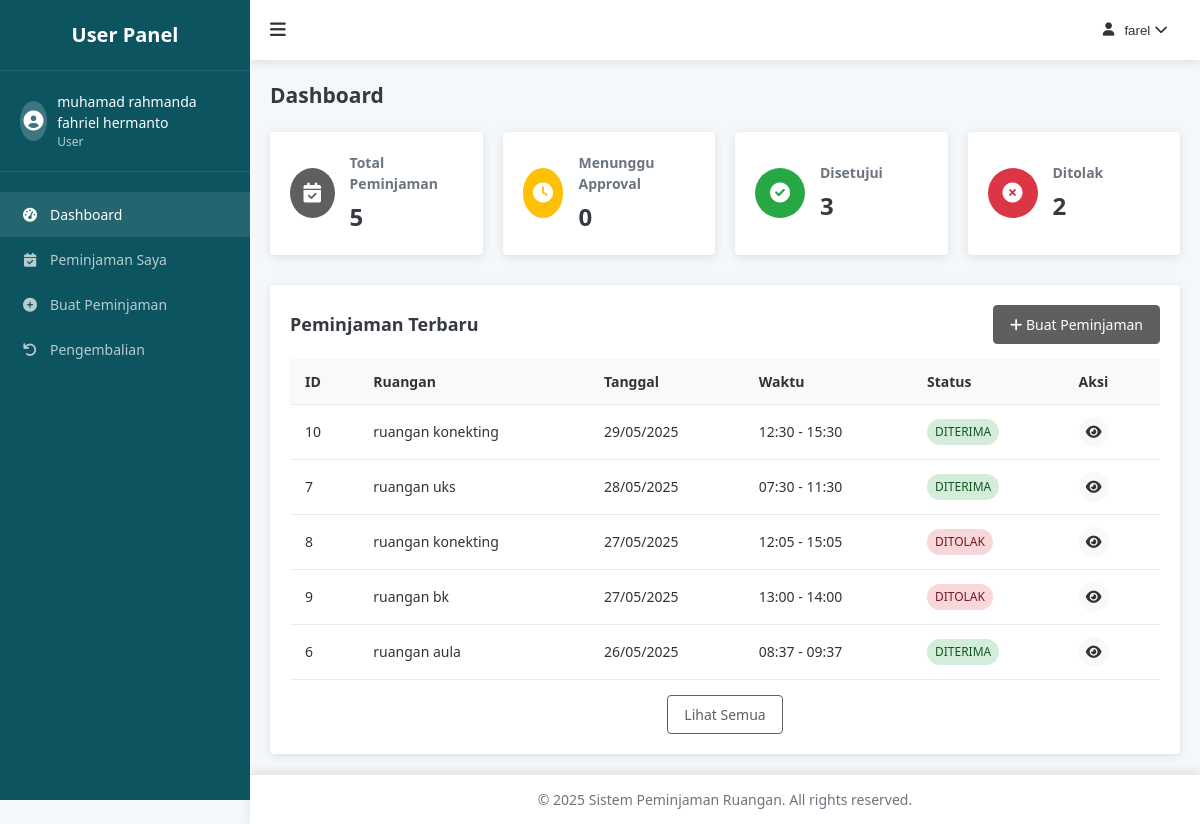
/user/dashboard.php (signed in), run on the app's committed database.
### tables this page shows
CREATE TABLE `peminjaman_ruangan` (
  `peminjaman_id` int NOT NULL,
  `user_id` int NOT NULL,
  `ruangan_id` int NOT NULL,
  `tanggal` varchar(500) NOT NULL,
  `waktu_mulai` varchar(60) NOT NULL,
  `durasi_pinjam` varchar(20) NOT NULL,
  `waktu_selesai` varchar(40) NOT NULL,
  `status` varchar(100) NOT NULL,
  `return_status` enum('BELUM_DIKEMBALIKAN','PENGAJUAN','DIKEMBALIKAN') DEFAULT 'BELUM_DIKEMBALIKAN',
  `return_date` datetime DEFAULT NULL,
  `return_condition` text
);

CREATE TABLE `ruangan` (
  `ruangan_id` int NOT NULL,
  `nama_ruangan` varchar(200) NOT NULL,
  `lokasi` varchar(400) NOT NULL,
  `kapasitas` int NOT NULL
);

### config/functions.php (called while the page is built, shortened)
<?php
function sanitize($data) {
    global $conn;
    $data = trim($data);
    $data = stripslashes($data);
    $data = htmlspecialchars($data);
    $data = $conn->real_escape_string($data);
    return $data;
}
function getBookingsByUserId($userId) {
    global $conn;
    $userId = sanitize($userId);
    $query = "SELECT p.*, r.nama_ruangan
              FROM peminjaman_ruangan p
              JOIN ruangan r ON p.ruangan_id = r.ruangan_id
              WHERE p.user_id = '$userId'
              ORDER BY p.tanggal DESC, p.waktu_mulai ASC";
    $result = $conn->query($query);
    $bookings = [];
    if ($result->num_rows > 0) {
        while ($row = $result->fetch_assoc()) {
            $bookings[] = $row;
        }
    }
    return $bookings;
}
?>

### user/dashboard.php (the view, shortened to what this page needs)
<?php
require_once '../config/database.php';
require_once '../config/functions.php';
$userId = $_SESSION['user_id'];
$userBookings = getBookingsByUserId($userId);
$recentBookings = array_slice($userBookings, 0, 5);
$pendingCount = 0;
$approvedCount = 0;
$rejectedCount = 0;
foreach ($userBookings as $booking) {
    if ($booking['status'] === 'MENUNGGU') {
        $pendingCount++;
    } elseif ($booking['status'] === 'DITERIMA') {
        $approvedCount++;
    } elseif ($booking['status'] === 'DITOLAK') {
        $rejectedCount++;
    }
}
?>
<!DOCTYPE html>
<html lang="en">
<head>
    <link rel="stylesheet" href="../assets/css/style.css">
    <link rel="stylesheet" href="../assets/css/user.css">
    <link rel="stylesheet" href="https://cdnjs.cloudflare.com/ajax/libs/font-awesome/6.0.0-beta3/css/all.min.css">
</head>
<body>
    <div class="user-container">
        <?php include 'includes/sidebar.php'; ?>
        <div class="user-content">
            <?php include 'includes/header.php'; ?>
            <main class="user-main">
                <h2>Dashboard</h2>
                <div class="dashboard-stats">
                    <div class="stat-card">
                        <div class="stat-icon">
                            <i class="fas fa-calendar-check"></i>
                        </div>
                        <div class="stat-info">
                            <h3>Total Peminjaman</h3>
                            <p><?php echo count($userBookings); ?></p>
                        </div>
                    </div>
                    <div class="stat-card">
                        <div class="stat-icon pending">
                            <i class="fas fa-clock"></i>
                        </div>
                        <div class="stat-info">
                            <h3>Menunggu Approval</h3>
                            <p><?php echo $pendingCount; ?></p>
                        </div>
                    </div>
                    <div class="stat-card">
                        <div class="stat-icon approved">
                            <i class="fas fa-check-circle"></i>
                        </div>
                        <div class="stat-info">
                            <h3>Disetujui</h3>
                            <p><?php echo $approvedCount; ?></p>
                        </div>
                    </div>
                    <div class="stat-card">
                        <div class="stat-icon rejected">
                            <i class="fas fa-times-circle"></i>
                        </div>
                        <div class="stat-info">
                            <h3>Ditolak</h3>
                            <p><?php echo $rejectedCount; ?></p>
                        </div>
                    </div>
                </div>
                <div class="dashboard-sections">
                    <div class="dashboard-section">
                        <div class="section-header">
                            <h3>Peminjaman Terbaru</h3>
                            <a href="create-booking.php" class="btn btn-primary">
                                <i class="fas fa-plus"></i> Buat Peminjaman
                            </a>
                        </div>
                        <div class="table-responsive">
                            <table>
                                <thead>
                                    <tr>
                                        <th>ID</th>
                                        <th>Ruangan</th>
                                        <th>Tanggal</th>
                                        <th>Waktu</th>
                                        <th>Status</th>
                                        <th>Aksi</th>
                                    </tr>
                                </thead>
                                <tbody>
                                    <?php if (empty($recentBookings)): ?>
                                        <tr>
                                            <td colspan="6" class="text-center">Belum ada peminjaman.</td>
                                        </tr>
                                    <?php else: ?>
                                        <?php foreach ($recentBookings as $booking): ?>
                                            <tr>
                                                <td><?php echo $booking['peminjaman_id']; ?></td>
                                                <td><?php echo $booking['nama_ruangan']; ?></td>
                                                <td><?php echo date('d/m/Y', strtotime($booking['tanggal'])); ?></td>
                                                <td><?php echo $booking['waktu_mulai'] . ' - ' . $booking['waktu_selesai']; ?></td>
                                                <td>
                                                    <span class="status-badge status-<?php echo strtolower($booking['status']); ?>">
                                                        <?php echo $booking['status']; ?>
                                                    </span>
                                                </td>
                                                <td>
                                                    <a href="booking-detail.php?id=<?php echo $booking['peminjaman_id']; ?>" class="btn-icon" title="Detail">
                                                        <i class="fas fa-eye"></i>
                                                    </a>
                                                </td>
                                            </tr>
                                        <?php endforeach; ?>
                                    <?php endif; ?>
                                </tbody>
                            </table>
                        </div>
                        <div class="view-all">
                            <a href="bookings.php" class="btn btn-outline">Lihat Semua</a>
                        </div>
                    </div>
                </div>
            </main>
            <?php include 'includes/footer.php'; ?>
        </div>
    </div>
</body>
</html>

### assets/css/style.css (style rules this page uses)
:root { --primary-color: #5f5f5f; --primary-dark: #3a56d4; --secondary-color: #6c757d; --success-color: #28a745; --danger-color: #dc3545; --warning-color: #ffc107; --info-color: #17a2b8; --light-color: #f8f9fa; --dark-color: #343a40; --body-bg: #f5f8fa; --card-bg: #ffffff; --text-color: #333333; --border-color: #e9ecef; --sidebar-width: 250px; --header-height: 60px; --footer-height: 50px; --border-radius: 4px; --box-shadow: 0 2px 10px rgba(0, 0, 0, 0.1); --transition: all 0.3s ease; }
* { margin: 0; padding: 0; box-sizing: border-box; }
body { font-family: "Segoe UI", Tahoma, Geneva, Verdana, sans-serif; font-size: 14px; line-height: 1.5; color: var(--text-color); background-color: var(--body-bg); }
a { color: var(--primary-color); text-decoration: none; transition: var(--transition); }
main { padding: 30px 0; }
.btn { display: inline-block; font-weight: 500; text-align: center; white-space: nowrap; vertical-align: middle; user-select: none; border: 1px solid transparent; padding: 8px 16px; font-size: 14px; line-height: 1.5; border-radius: var(--border-radius); transition: var(--transition); cursor: pointer; }
.btn-primary { color: #fff; background-color: var(--primary-color); border-color: var(--primary-color); }
.btn-outline { color: var(--primary-color); background-color: transparent; border-color: var(--primary-color); }
.status-badge { display: inline-block; padding: 4px 8px; border-radius: var(--border-radius); font-size: 12px; font-weight: 500; text-transform: uppercase; }
.status-diterima { background-color: #28a745; color: #fff; }
.status-ditolak { background-color: #dc3545; color: #fff; }

### assets/css/user.css (style rules this page uses)
.user-container { display: flex; min-height: 100vh; }
.user-content { flex: 1; margin-left: var(--sidebar-width); transition: var(--transition); }
.user-main { padding: 20px; min-height: calc(100vh - var(--header-height) - var(--footer-height)); }
.user-main h2 { margin-bottom: 20px; color: var(--dark-color); }
.dashboard-stats { display: grid; grid-template-columns: repeat(auto-fit, minmax(200px, 1fr)); gap: 20px; margin-bottom: 30px; }
.stat-card { background-color: var(--card-bg); border-radius: var(--border-radius); padding: 20px; box-shadow: var(--box-shadow); display: flex; align-items: center; }
.stat-icon { width: 50px; height: 50px; border-radius: 50%; background-color: var(--primary-color); color: #fff; display: flex; justify-content: center; align-items: center; margin-right: 15px; }
.stat-icon.pending { background-color: var(--warning-color); }
.stat-icon.approved { background-color: var(--success-color); }
.stat-icon.rejected { background-color: var(--danger-color); }
.stat-icon i { font-size: 20px; }
.stat-info h3 { font-size: 14px; margin-bottom: 5px; color: var(--secondary-color); }
.stat-info p { font-size: 24px; font-weight: 600; color: var(--dark-color); }
.dashboard-sections { display: grid; grid-template-columns: repeat(auto-fit, minmax(400px, 1fr)); gap: 20px; }
.dashboard-section { background-color: var(--card-bg); border-radius: var(--border-radius); padding: 20px; box-shadow: var(--box-shadow); }
.section-header { display: flex; justify-content: space-between; align-items: center; margin-bottom: 15px; }
.dashboard-section h3 { color: var(--dark-color); font-size: 18px; }
.view-all { text-align: center; margin-top: 15px; }
.table-responsive { overflow-x: auto; }
table { width: 100%; border-collapse: collapse; }
table th, table td { padding: 12px 15px; text-align: left; border-bottom: 1px solid var(--border-color); }
table th { background-color: var(--light-color); font-weight: 600; }
.status-badge { display: inline-block; padding: 4px 8px; border-radius: 20px; font-size: 12px; font-weight: 500; }
.status-diterima { background-color: #d4edda; color: #155724; }
.status-ditolak { background-color: #f8d7da; color: #721c24; }
.btn-icon { display: inline-flex; justify-content: center; align-items: center; width: 30px; height: 30px; border-radius: 50%; background-color: var(--light-color); color: var(--text-color); margin-right: 5px; transition: var(--transition); }

### data on the page
peminjaman_ruangan: peminjaman_id "10", ruangan.nama_ruangan "ruangan konekting", tanggal "29/05/2025", waktu_mulai "12:30", waktu_selesai "15:30", status "DITERIMA"
peminjaman_ruangan: peminjaman_id "7", ruangan.nama_ruangan "ruangan uks", tanggal "28/05/2025", waktu_mulai "07:30", waktu_selesai "11:30", status "DITERIMA"
peminjaman_ruangan: peminjaman_id "8", ruangan.nama_ruangan "ruangan konekting", tanggal "27/05/2025", waktu_mulai "12:05", waktu_selesai "15:05", status "DITOLAK"
peminjaman_ruangan: peminjaman_id "9", ruangan.nama_ruangan "ruangan bk", tanggal "27/05/2025", waktu_mulai "13:00", waktu_selesai "14:00", status "DITOLAK"
peminjaman_ruangan: peminjaman_id "6", ruangan.nama_ruangan "ruangan aula", tanggal "26/05/2025", waktu_mulai "08:37", waktu_selesai "09:37", status "DITERIMA"

### other printed values
$_SESSION['nama_lengkap'] "muhamad rahmanda fahriel hermanto"
$_SESSION['username'] "farel"
count($userBookings) "5"
$pendingCount "0"
$approvedCount "3"
$rejectedCount "2"
